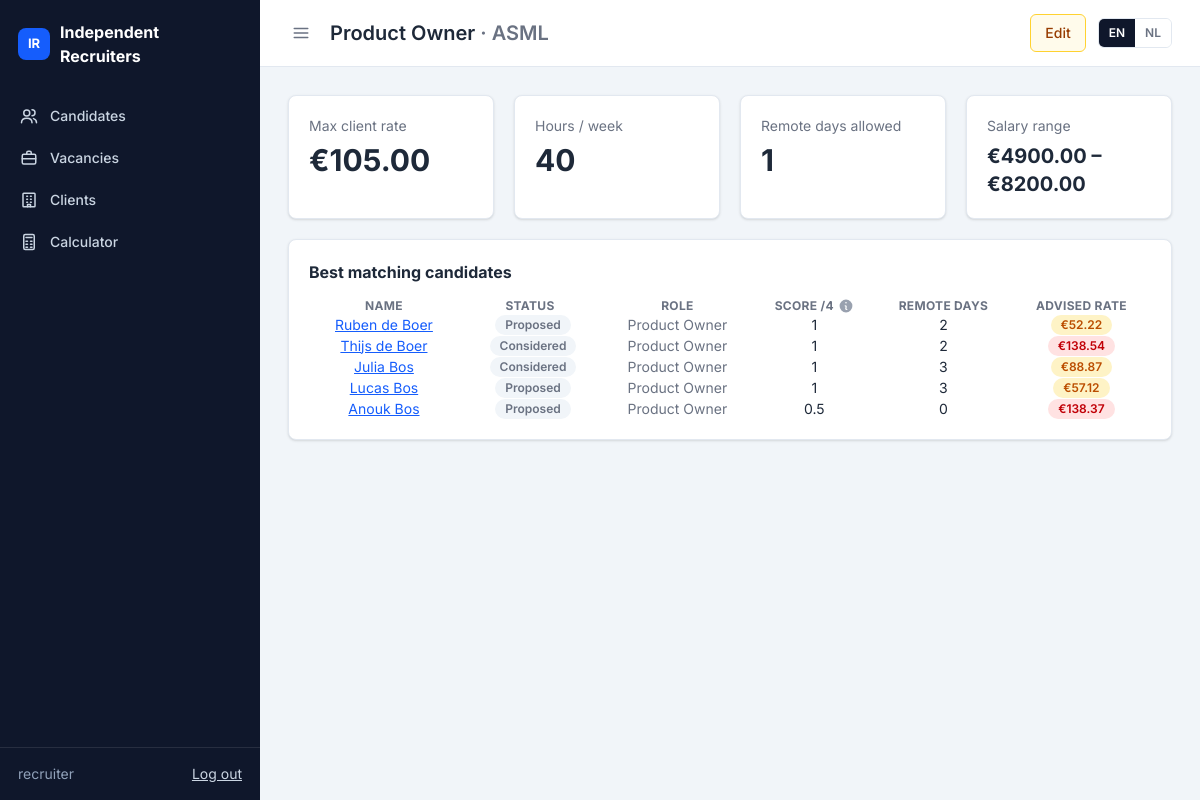
The page /clients/vacancies/14/ (signed in) on the database its author committed.
### clients/models.py (models this page shows, shortened)
class Vacancy(models.Model):
    client = models.ForeignKey(Client, on_delete=models.CASCADE, related_name="vacancies", verbose_name=_("client"))
    title = models.CharField(_("title"), max_length=200)
    address = models.CharField(_("address / postcode"), max_length=200, blank=True,
                               help_text=_("Work location, used to calculate travel distance"))
    city = models.CharField(_("city"), max_length=100, blank=True)
    max_rate_per_hour = models.DecimalField(_("max client rate / hour (€)"), max_digits=7, decimal_places=2)
    hours_per_week = models.PositiveSmallIntegerField(_("hours per week"), default=40)
    remote_days_allowed = models.PositiveSmallIntegerField(_("remote days allowed"), default=0)
    min_salary = models.DecimalField(_("min salary / month (€)"), max_digits=8, decimal_places=2, null=True, blank=True)
    max_salary = models.DecimalField(_("max salary / month (€)"), max_digits=8, decimal_places=2, null=True, blank=True)
    skills = models.TextField(_("skills / keywords"), blank=True, help_text=_("Comma separated"))
    client_pays_travel = models.BooleanField(
        _("client pays travel costs"), default=False,
        help_text=_("Travel costs are then left out of the tariff"),
    )
    is_open = models.BooleanField(_("open"), default=True)
    class Meta:
        ordering = ["client__name", "title"]
        verbose_name = _("vacancy")
        verbose_name_plural = _("vacancies")
    @property
    def location(self):
        """Work location for the travel distance (address + city, falling back to the client's city)."""
        return ", ".join(part for part in (self.address, self.city or self.client.city) if part)

class Client(models.Model):
    name = models.CharField(_("name"), max_length=200)
    industry = models.CharField(_("industry"), max_length=100, blank=True)
    city = models.CharField(_("city"), max_length=100, blank=True)
    contact_name = models.CharField(_("contact name"), max_length=150, blank=True)
    contact_email = models.EmailField(_("contact email"), blank=True)
    class Meta:
        ordering = ["name"]

### candidates/models.py (models this page shows, shortened)
class Candidate(models.Model):
    class Status(models.TextChoices):
        INTAKE = "intake", _("Intake")
        AVAILABLE = "available", _("Available")
        PROPOSED = "proposed", _("Proposed")
        PLACED = "placed", _("Placed")
        INACTIVE = "inactive", _("Inactive")
    class Transport(models.TextChoices):
        CAR = "car", _("Car")
        OV = "ov", _("Public transport")
        MANUAL = "manual", _("Manual")
    first_name = models.CharField(_("first name"), max_length=100)
    last_name = models.CharField(_("last name"), max_length=100)
    email = models.EmailField(_("email"), blank=True)
    phone = models.CharField(_("phone"), max_length=30, blank=True)
    city = models.CharField(_("home location"), max_length=150, blank=True,
                            help_text=_("City, postcode or address, used to calculate travel distance"))
    desired_role = models.CharField(_("desired role"), max_length=150, blank=True)
    status = models.CharField(_("status"), max_length=20, choices=Status.choices, default=Status.INTAKE)
    expected_salary_month = models.DecimalField(_("desired gross salary / month (€)"), max_digits=8, decimal_places=2)
    hours_per_week = models.PositiveSmallIntegerField(
        _("desired hours per week"), default=40, validators=[MinValueValidator(1), MaxValueValidator(60)]
    )
    transport_type = models.CharField(_("travel means"), max_length=10, choices=Transport.choices, default=Transport.CAR)
    remote_days_per_week = models.PositiveSmallIntegerField(
        _("remote days / week"), default=0, validators=[MaxValueValidator(5)],
        help_text=_("Used for matching only"),
    )
    travel_per_hour_override = models.DecimalField(
        _("travel costs / hour (€)"), max_digits=6, decimal_places=2, null=True, blank=True,
        validators=[MinValueValidator(0)],
    )
    cost_factor = models.DecimalField(_("cost price factor"), max_digits=4, decimal_places=2, default=Decimal("2.00"))
    margin_per_hour = models.DecimalField(
        _("margin / hour (€)"), max_digits=6, decimal_places=2, default=Decimal("10.00"),
        validators=[MinValueValidator(C.MIN_MARGIN), MaxValueValidator(C.MAX_MARGIN)],
    )
    vacancies = models.ManyToManyField(
        "clients.Vacancy", through="CandidateVacancy", related_name="candidates", verbose_name=_("vacancies"),
    )
    notes = models.TextField(_("notes"), blank=True)
    created_at = models.DateTimeField(auto_now_add=True)
    updated_at = models.DateTimeField(auto_now=True)
    PRICING_FIELD_MAP = {
        "salary_month": "expected_salary_month",
        "hours_per_week": "hours_per_week",
        "cost_factor": "cost_factor",
        "margin": "margin_per_hour",
        "transport_type": "transport_type",
        "remote_days_per_week": "remote_days_per_week",
        "travel_per_hour_override": "travel_per_hour_override",
    }
    LINK_PRICING_FIELD_MAP = {
        "travel_distance_km": "travel_distance_km",
        "client_pays_travel": "client_pays_travel",
    }
    class Meta:
        ordering = ["-created_at"]
        verbose_name = _("candidate")
        verbose_name_plural = _("candidates")
    @property
    def full_name(self):
        return f"{self.first_name} {self.last_name}".strip()
    def pricing_input(self, link=None, vacancy=None, **overrides) -> PricingInput:
        vacancy = link.vacancy if link else vacancy
        data = {engine: getattr(self, model) for engine, model in self.PRICING_FIELD_MAP.items()}
        if link:
            data.update({engine: getattr(link, model) for engine, model in self.LINK_PRICING_FIELD_MAP.items()})
        else:
            data["client_pays_travel"] = bool(vacancy and vacancy.client_pays_travel)
        data.update(
            max_rate=vacancy.max_rate_per_hour if vacancy else None,
            proposed_rate=link.proposed_rate if link else None,
        )
        data.update(overrides)
        return PricingInput(**data)
    def link_for(self, vacancy):
        return next((link for link in self.links.all() if link.vacancy_id == vacancy.pk), None)
    def pricing_for(self, vacancy):
        link = self.link_for(vacancy)
        return link.pricing if link else calculate(self.pricing_input(vacancy=vacancy))
    def distance_to(self, vacancy):
        link = self.link_for(vacancy)
        if link and link.travel_distance_km is not None:
            return link.travel_distance_km
        if self.city and vacancy.location:
            result = route_distance_km(self.city, vacancy.location)
            return result["km"] if result else None
        return None

class CandidateVacancy(models.Model):
    class Status(models.TextChoices):
        CONSIDERED = "considered", _("Considered")
        PROPOSED = "proposed", _("Proposed")
        PLACED = "placed", _("Placed")
        REJECTED = "rejected", _("Rejected")
    candidate = models.ForeignKey(Candidate, on_delete=models.CASCADE, related_name="links")
    vacancy = models.ForeignKey(
        "clients.Vacancy", on_delete=models.CASCADE, related_name="candidate_links", verbose_name=_("vacancy"),
    )
    status = models.CharField(_("status"), max_length=20, choices=Status.choices, default=Status.CONSIDERED)
    travel_distance_km = models.DecimalField(
        _("travel distance one way (km)"), max_digits=6, decimal_places=1, null=True, blank=True,
        help_text=_("Calculated automatically from the home location and the vacancy location"),
    )
    client_pays_travel = models.BooleanField(
        _("client pays travel costs"), default=False,
        help_text=_("Travel costs are then left out of the tariff (defaults to the vacancy's setting)"),
    )
    proposed_rate = models.DecimalField(
        _("proposed tariff / hour (€)"), max_digits=7, decimal_places=2, null=True, blank=True,
        help_text=_("Leave empty to use the advised tariff."),
    )
    created_at = models.DateTimeField(auto_now_add=True)
    class Meta:
        ordering = ["created_at", "pk"]
        constraints = [models.UniqueConstraint(fields=["candidate", "vacancy"], name="unique_candidate_vacancy")]
        verbose_name = _("candidate vacancy")
        verbose_name_plural = _("candidate vacancies")
    @property
    def pricing(self):
        if not hasattr(self, "_pricing_cache"):
            self._pricing_cache = calculate(self.candidate.pricing_input(link=self))
        return self._pricing_cache

### clients/views.py (the view)
# urls.py: path("vacancies/<int:pk>/", views.vacancy_detail, name="detail"),
def vacancy_detail(request, pk):
    vacancy = get_object_or_404(Vacancy.objects.select_related("client"), pk=pk)
    candidates = Candidate.objects.filter(links__vacancy=vacancy).prefetch_related("links__vacancy__client")
    ranked = [
        {"candidate": c, "score": s, "pricing": c.pricing_for(vacancy), "link": c.link_for(vacancy)}
        for c, s in matching.rank_candidates(vacancy, candidates)
    ]
    return render(request, "clients/vacancy_detail.html", {
        "vacancy": vacancy, "ranked": ranked, "max_score": matching.MAX_SCORE,
    })

### clients/templates/clients/vacancy_detail.html (shortened to what this page needs)
{% extends "core/base.html" %}
{% load i18n ui %}
{% block heading %}{{ vacancy.title }} <span class="text-gray-500">· {{ vacancy.client.name }}</span>{% endblock %}
{% block page_actions %}
    <a class="{{ ui.btn_edit }}" href="{% url 'clients:update' vacancy.pk %}">{% trans "Edit" %}</a>
{% endblock %}
{% block content %}
{% with has_band=vacancy.min_salary|default_if_none:vacancy.max_salary %}
<div class="grid grid-cols-1 gap-5 sm:grid-cols-2 {% if has_band is not None %}lg:grid-cols-4{% else %}lg:grid-cols-3{% endif %}">
    <div class="{{ ui.card }}"><div class="text-gray-500">{% trans "Max client rate" %}</div><div class="mt-1.5 text-3xl font-bold">€{{ vacancy.max_rate_per_hour }}</div></div>
    <div class="{{ ui.card }}"><div class="text-gray-500">{% trans "Hours / week" %}</div><div class="mt-1.5 text-3xl font-bold">{{ vacancy.hours_per_week }}</div></div>
    <div class="{{ ui.card }}"><div class="text-gray-500">{% trans "Remote days allowed" %}</div><div class="mt-1.5 text-3xl font-bold">{{ vacancy.remote_days_allowed }}</div></div>
    {% if has_band is not None %}
        <div class="{{ ui.card }}"><div class="text-gray-500">{% trans "Salary range" %}</div><div class="mt-1.5 text-xl font-bold">€{{ vacancy.min_salary|default:"–" }} – €{{ vacancy.max_salary|default:"–" }}</div></div>
    {% endif %}
</div>
{% endwith %}
<div class="mt-5 {{ ui.dt_card }}">
    <h2 class="{{ ui.h2 }}">{% trans "Best matching candidates" %}</h2>
    <table id="matches" class="display w-full">
        <thead>
            <tr>
                <th>{% trans "Name" %}</th>
                <th class="max-md:hidden">{% trans "Status" %}</th>
                <th class="max-md:hidden">{% trans "Role" %}</th>
                <th>
                    <span class="inline-flex items-center gap-1">
                        {% trans "Score" %} /{{ max_score }}
                        <span class="group relative inline-flex">
                        </span>
                    </span>
                </th>
                <th class="max-md:hidden">{% trans "Remote days" %}</th>
                <th>{% trans "Advised rate" %}</th>
            </tr>
        </thead>
        <tbody>
            {% for row in ranked %}
                <tr>
                    <td>
                        <a href="{% url 'candidates:detail' row.candidate.pk %}">{{ row.candidate.full_name }}</a>
                    </td>
                    <td class="max-md:hidden">
                        {% if row.link %}<span class="ml-1.5 {{ ui.badge.unknown }}" title="{% trans 'Considered for this vacancy' %}">{{ row.link.get_status_display }}</span>{% endif %}
                    </td>
                    <td class="text-gray-500 max-md:hidden">{{ row.candidate.desired_role }}</td>
                    <td data-order="{{ row.score.total|stringformat:'s' }}">{{ row.score.total|floatformat:"-1" }}</td>
                    <td class="max-md:hidden">{{ row.candidate.remote_days_per_week }}</td>
                    <td data-order="{{ row.pricing.final_rate|stringformat:'s' }}"><span class="{{ row.pricing.budget_status|badge }}">€{{ row.pricing.final_rate|floatformat:2 }}</span></td>
                </tr>
            {% endfor %}
        </tbody>
    </table>
</div>
{% endblock %}

### core/templates/core/base.html (shortened to what this page needs)
{% load static i18n %}<!DOCTYPE html>
{% get_current_language as LANGUAGE_CODE %}
<html lang="{{ LANGUAGE_CODE }}">
<head>
    <link rel="stylesheet" href="https://cdn.datatables.net/2.3.4/css/dataTables.dataTables.css">
    <link rel="stylesheet" href="https://cdn.datatables.net/buttons/3.2.5/css/buttons.dataTables.css">
<link rel="stylesheet" href="{% static 'core/css/app.css' %}">
    <script src="https://cdn.jsdelivr.net/npm/@tailwindcss/browser@4.3.3"></script>
</head>
<body class="bg-slate-100 font-[Inter,system-ui,sans-serif] text-sm text-gray-800 [&_a:not([class])]:text-blue-600 [&_a:not([class])]:underline">
<div class="flex min-h-screen">
    <aside id="sidebar" class="group/sidebar sticky top-0 flex h-screen w-65 shrink-0 flex-col bg-slate-900 text-slate-300 transition-[width,translate] duration-200 lg:data-collapsed:w-16 max-lg:fixed max-lg:z-20 max-lg:-translate-x-full max-lg:data-open:translate-x-0">
        <a class="flex items-center gap-2.5 px-4.5 py-5 text-base font-bold text-white lg:group-data-collapsed/sidebar:justify-center lg:group-data-collapsed/sidebar:px-0" href="{% url 'candidates:list' %}">
            <span class="grid size-8 shrink-0 place-items-center rounded-lg bg-blue-600 text-[13px]">IR</span>
            <span class="lg:group-data-collapsed/sidebar:hidden">Independent<br>Recruiters</span>
        </a>
        <nav class="flex flex-1 flex-col gap-0.5 p-2">
            {% for item in nav_items %}
                <a href="{% url item.url_name %}" class="flex items-center gap-3 rounded-md px-3 py-2.5 font-medium [&>svg]:shrink-0 lg:group-data-collapsed/sidebar:justify-center lg:group-data-collapsed/sidebar:px-0 {% if item.active %}bg-blue-600 text-white{% else %}text-slate-300 hover:bg-slate-800 hover:text-white{% endif %}">
                    {% include "core/_icon.html" with name=item.icon %}
                    <span class="lg:group-data-collapsed/sidebar:hidden">{{ item.label }}</span>
                </a>
            {% endfor %}
        </nav>
        <div class="flex items-center justify-between border-t border-white/10 px-4.5 py-4 lg:group-data-collapsed/sidebar:hidden">
            <span class="text-slate-400">{{ request.user.get_username }}</span>
            <form method="post" action="{% url 'logout' %}">
                <button type="submit" class="cursor-pointer text-slate-300 underline hover:text-white">{% trans "Log out" %}</button>
            </form>
        </div>
    </aside>
    <div class="flex min-w-0 flex-1 flex-col">
        <header class="sticky top-0 z-10 flex items-center gap-4 border-b border-slate-200 bg-white px-4 py-3.5 max-sm:flex-wrap max-sm:gap-y-2.5 lg:px-7">
            <button class="{{ ui.icon_button }}" id="sidebar-toggle" aria-label="{% trans 'Toggle menu' %}">
                {% include "core/_icon.html" with name="menu" %}
            </button>
            <h1 class="min-w-0 flex-1 text-xl font-semibold max-sm:text-lg">{% block heading %}{% endblock %}</h1>
            <div class="flex items-center gap-3 max-sm:contents">
                <div class="flex items-center gap-3 empty:hidden max-sm:order-last max-sm:w-full max-sm:flex-wrap max-sm:justify-end">{% block page_actions %}{% endblock %}</div>
                <form action="{% url 'set_language' %}" method="post" class="flex overflow-hidden rounded-md border border-slate-200">
                    {% get_available_languages as LANGUAGES %}
                    {% for code, name in LANGUAGES %}
                        <button type="submit" name="language" value="{{ code }}"
                                class="cursor-pointer px-2.5 py-1.5 text-xs font-semibold {% if code == LANGUAGE_CODE %}bg-slate-900 text-white{% else %}bg-white text-gray-500 hover:bg-slate-100{% endif %}">{{ code|upper }}</button>
                    {% endfor %}
                </form>
            </div>
        </header>
        <main class="w-full max-w-360 p-4 lg:p-7">
            {% block content %}{% endblock %}
        </main>
    </div>
</div>
    {% trans "Actions" as t_actions %}{% trans "Could not load the form." as t_load %}{% trans "Something went wrong. Please try again." as t_error %}
</body>
</html>

### rows shown on the page
Vacancy: title "Product Owner", client.name "ASML", max_rate_per_hour "105.00", hours_per_week "40", remote_days_allowed "1", min_salary "4900.00", max_salary "8200.00"
Candidate: candidate.full_name "Ruben de Boer", link.status "Proposed", candidate.desired_role "Product Owner", score.total "1", candidate.remote_days_per_week "2", pricing.final_rate "52.22"
Candidate: candidate.full_name "Thijs de Boer", link.status "Considered", candidate.desired_role "Product Owner", score.total "1", candidate.remote_days_per_week "2", pricing.final_rate "138.54"
Candidate: candidate.full_name "Julia Bos", link.status "Considered", candidate.desired_role "Product Owner", score.total "1", candidate.remote_days_per_week "3", pricing.final_rate "88.87"
Candidate: candidate.full_name "Lucas Bos", link.status "Proposed", candidate.desired_role "Product Owner", score.total "1", candidate.remote_days_per_week "3", pricing.final_rate "57.12"
Candidate: candidate.full_name "Anouk Bos", link.status "Proposed", candidate.desired_role "Product Owner", score.total "0.5", candidate.remote_days_per_week "0", pricing.final_rate "138.37"

### other values the page prints
{{ item.label }} "Candidates" "Vacancies" "Clients" "Calculator"
{{ request.user.get_username }} "recruiter"
{{ code|upper }} "EN" "NL"
{{ max_score }} "4"
